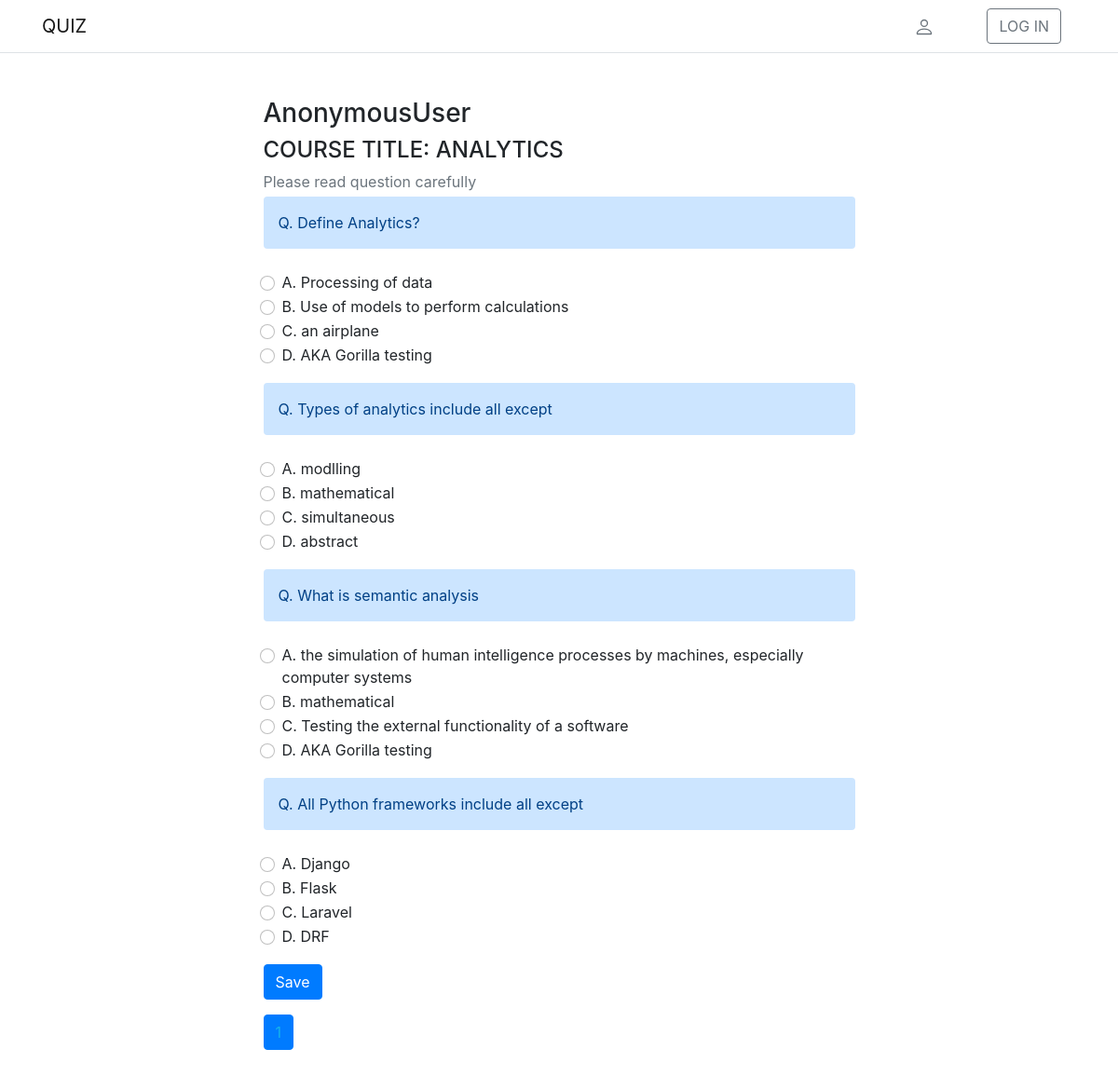
Page /questions/analytics on the earlier database version.
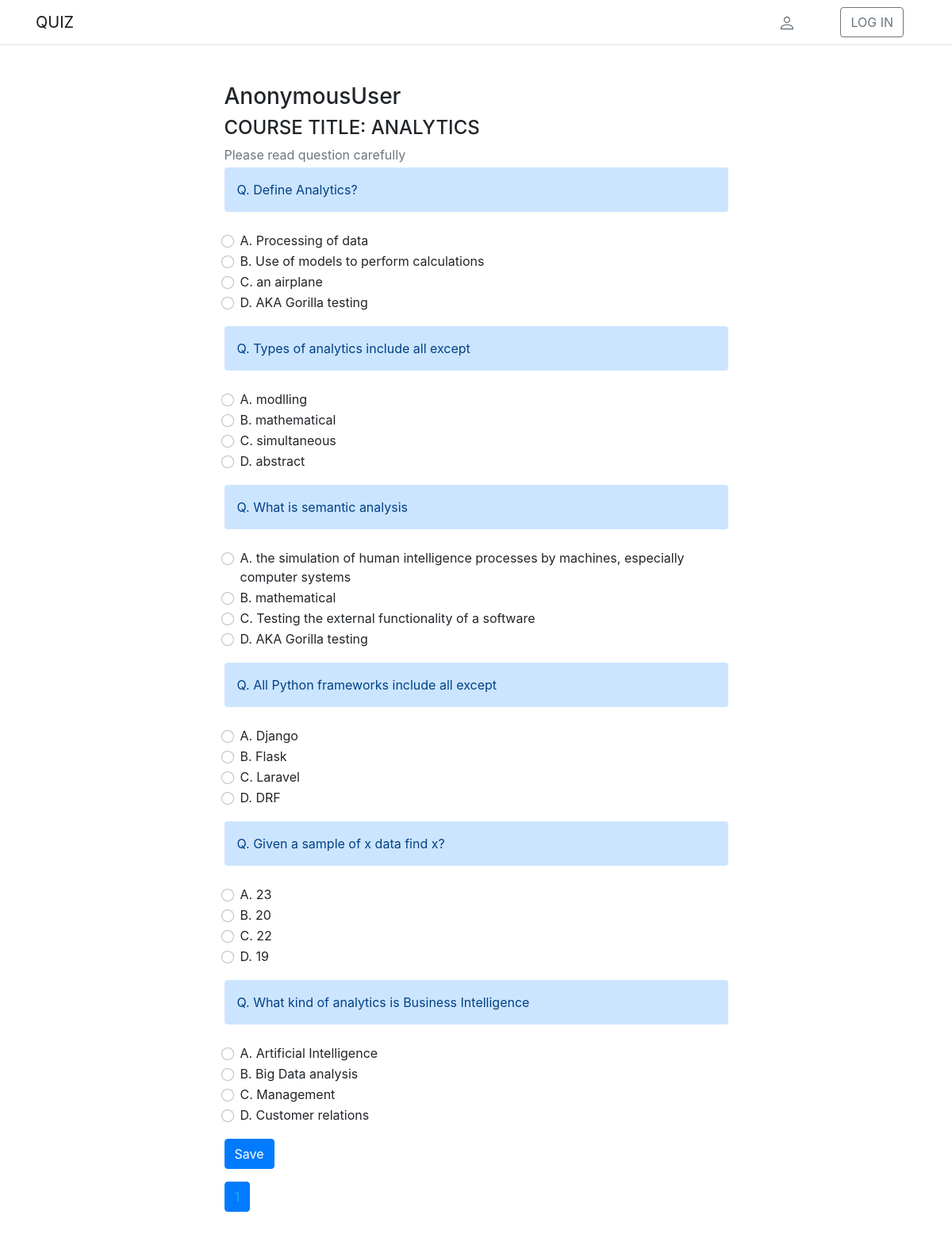
Same page on the later database version.
### quizapp/models.py (models this page shows, shortened)
class Course(models.Model):
    quiz_name = models.CharField(max_length=265, null=False, db_index=True)
    slug = models.SlugField(max_length=265, unique=True)
    class Meta:
        verbose_name_plural = 'Courses'

class QuizCreate(models.Model):
    DEPARTMENT_CHOICES = (
        ("-----", "------"),
        ("COMPUTER SCIENCE", "COMPUTER SCIENCE"),
        ("MATHEMATICS & STATISTICS", "MATHEMATICS & STATISTICS"),
        ("COMPUTER INFO SYSTEM", "COMPUTER INFO SYSTEM")
    )
    COURSE_CHOICES = (
    ("-----", "------"),
    ("DATA STRUCTURES & ALGORITHM", "DATA STRUCTURES & ALGORITHM"),
    ("INTRODUCTION TO DATA SCIENCE", "INTRODUCTION TO DATA SCIENCE"),
    ("ARTIFICIAL INTELLIGENCE", "ARTIFICIAL INTELLIGENCE"),
    ("ANALYTICS", "ANALYTICS")
    )
    creator = models.ForeignKey(settings.AUTH_USER_MODEL, on_delete=models.CASCADE, related_name='quizcreator_student')
    course_name = models.ForeignKey(Course, max_length=256, null=False, blank=False, on_delete=models.CASCADE, default="")
    creator_department = models.CharField(max_length=265, null=False, blank=False, choices=DEPARTMENT_CHOICES)
    created = models.DateField(auto_now_add=True)
    question = models.CharField(max_length=500, null=True)
    option1 = models.CharField(max_length=500, null=True)
    option2 = models.CharField(max_length=500, null=True)
    option3 = models.CharField(max_length=500, null=True)
    option4 = models.CharField(max_length=500, null=True)
    option5 = models.CharField(max_length=500, null=True, blank=True)
    answer = models.CharField(max_length=500, null=False, default='option1')
    class Meta:
        ordering = ('created',)
        verbose_name = 'Questions'
        verbose_name_plural = 'Questions'

### quizapp/views.py (the view, shortened to what this page needs)
# urls.py: path('questions/<slug:quiz_name>', views.questions, name='questions'),
def questions(request, quiz_name=None):
    if request.method == "GET":
        course = get_object_or_404(Course, slug=quiz_name)
        allquestions = QuizCreate.objects.filter(course_name=course)
        questions_count = allquestions.count()
        p = Paginator(allquestions, questions_count + 1)  # Use '+' instead of '|'
        page_number = request.GET.get("page")
        page_obj = p.get_page(page_number)
        context = {
            "questions": allquestions,
            "page_obj": page_obj,
            "course": course,
        }
        return render(request, "quizapp/questions.html", context)

### templates/quizapp/questions.html (shortened to what this page needs)
{% extends "users/base.html" %}
{% load static %}
{% block content %}
<div class="container-fluid">
    <div class="row no-gutter">
        <div class="col-md-12">
            <div class="login d-flex align-items-center py-5">
                <div class="container">
                    <div class="row">
                        <div class="col-12 col-lg-7  mx-auto">
                            <h3 name="student" id="student" value="{{ request.user }}">{{ request.user }}</h3>
                            <h4>COURSE TITLE: {{ course.quiz_name }}</h4>
                            {% if questions|length >= 1 %}
                            <p class="mb-1 text-muted">Please read question carefully</p>
                            <div id="quiz__form">
                            <form method="POST" action="">
                            {% for q in page_obj %}
                                <div class="form-group">
                                    <div class="col alert-primary p-3 rounded" role="alert" name="question_{{ q.id }}" id="question">
                                        Q. {{ q.question }}
                                    </div>
                                    <br>
                                    <fieldset id="answers">
                                        <div class="form-check">
                                            <input class="form-check-input" value="{{ q.option1 }}" type="radio" name="option{{ q.id }}" id="option1">
                                            <label class="form-check-label" for="option1">
                                                A. {{ q.option1 }}
                                            </label>
                                        </div>
                                        <div class="form-check">
                                            <input class="form-check-input" type="radio" name="option{{ q.id }}" id="option2" value="{{ q.option2 }}">
                                            <label class="form-check-label" for="option2">
                                                B. {{ q.option2 }}
                                            </label>
                                        </div>
                                        <div class="form-check">
                                            <input class="form-check-input" type="radio" name="option{{ q.id }}" id="option3" value="{{ q.option3 }}">
                                            <label class="form-check-label" for="option3">
                                                C. {{ q.option3 }}
                                            </label>
                                        </div>
                                        <div class="form-check">
                                            <input class="form-check-input" type="radio" name="option{{ q.id }}" id="option4" value="{{ q.option4 }}">
                                            <label class="form-check-label" for="option4">
                                                D. {{ q.option4 }}
                                            </label>
                                        </div>
                                    </fieldset>
                                </div>
                            {% endfor %}
                                <input class="btn btn-primary check-btn mb-3" type="submit" value="Save" id="submit" onclick="saveQuiz()"/>
                                </form>
                                </div>
                            {% if questions|length >= 1 %}
                                <ul class="pagination">
                                    {% for i in page_obj.paginator.page_range %}
                                        {% if page_obj.number == i %}
                                            <li class="page-item active"><a class="page-link" style="color: rgb(21, 180, 233);" href="?page={{ i }}">{{ i }} <span class="sr-only">(current)</span></a></li>
                                        {% else %}
                                            <li class="page-item"><a class="page-link" href="?page={{ i }}">{{ i }}</a></li>
                                        {% endif %}
                                    {% endfor %}
                                </ul>
                            {% endif %}
                            {% else %}
                            <p>No questions uploaded for this course </p>
                            {% endif %}
                            </div>
                    </div>
                </div>
            </div>
        </div>
    </div>
</div>
{% endblock %}

### templates/users/base.html (shortened to what this page needs)
{% load static %}
<!DOCTYPE html>
<html lang="en">
<head>
    <link href="https://cdn.jsdelivr.net/npm/bootstrap@5.0.0-beta1/dist/css/bootstrap.min.css" rel="stylesheet">
    <link href="{% static 'css/bootstrap.min.css'%}" rel="stylesheet" />
</head>
<body>
    <header>
        <nav class="navbar navbar-expand-md navbar-light bg-white border-bottom">
            <div class="container">
                <a class="navbar-brand mr-5" href="{% url 'quizapp:home' %}">QUIZ</a>
                <div class="collapse navbar-collapse" id="navbarCollapse">
                    <a type="button" role="button" href=""
                        class="btn btn-outline-secondary border-0 px-4 account-btn mx-3">
                        <div>
                        </div>
                        {% if request.user.is_authenticated %}
                        <a type="button" class="btn btn-outline-secondary mx-3" href="{% url 'account:logout' %}"><span class="fs15 fw500">LOG OUT</span></a>
                        {% else %}
                        <a type="button" class="btn btn-outline-secondary mx-3" href="{% url 'account:login' %}"><span class="fs15 fw500">LOG IN</span></a>
                        {% endif %}
                    </a>
                </div>
            </div>
        </nav>
    </header>
    <div id>{% block content %}{% endblock %}</div>
</body>
</html>

Differences in the rows shown:
added QuizCreate: question "Given a sample of x data find x?", option1 "23", option2 "20", option3 "22", option4 "19"
added QuizCreate: question "What kind of analytics is Business Intelligence", option1 "Artificial Intelligence", option2 "Big Data analysis", option3 "Management", option4 "Customer relations"
